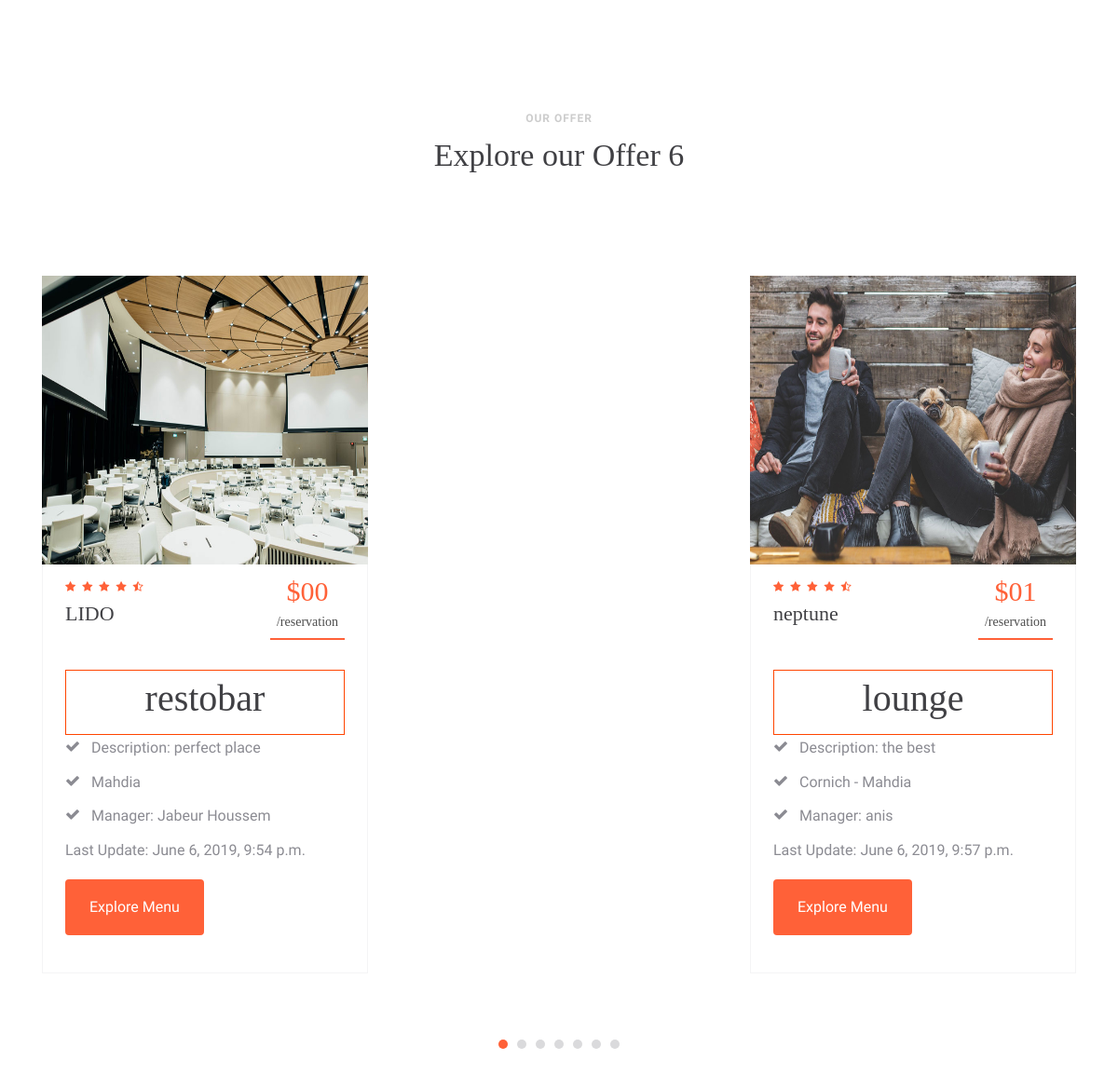
Page /searchresult on the committed database.
### client/models.py (models this page shows)
class Restaurant(models.Model):
    name                = models.CharField(max_length=100, blank=False)
    type                = models.CharField(max_length=100, blank=False)
    location            = models.CharField(max_length=150, blank=False)
    description         = models.CharField(max_length=1000, blank=True)
    manager_name        = models.CharField(max_length=100, blank=True)
    timestamp           = models.DateTimeField(auto_now_add=True)
    updated             = models.DateTimeField(auto_now=True)
    reservation_price   = models.CharField(max_length=50, blank=True)
    img_restaurant      = models.ImageField(upload_to='uploadRestaurant/')
    def __str__(self):
        return self.name + ' - ' + self.type + ' - ' + self.manager_name + ' - ' + self.location + ' - ' + self.description

### client/views.py (the view)
# urls.py: url(r'^searchresult$', views.searchresult, name='searchresult'),
def searchresult(request):
    formsearch = searchForm(request.POST)
    if formsearch.is_valid():
        name        = formsearch.cleaned_data['name']
        print('name is')
        print(name)
        location    = formsearch.cleaned_data['location']
        y = Restaurant.objects.filter(
            Q(location__icontains= location),
            Q(name__icontains= name))
        a=y.count()
        print(y)
    return render(request, 'searchresult.html', {'a':a,'y':y , 'formsearch':formsearch})

### client/templates/searchresult.html (shortened to what this page needs)
{% load staticfiles %}
<!DOCTYPE html>
<html lang="en">
    <head>
        <link rel="stylesheet" type="text/css" href="{%static 'open-iconic-bootstrap.min.css'%}">
        <link rel="stylesheet" type="text/css" href="{%static 'animate.css'%}">
        <link rel="stylesheet" type="text/css" href="{%static 'owl.carousel.min.css'%}">
        <link rel="stylesheet" type="text/css" href="{%static 'owl.theme.default.min.css'%}">
        <link rel="stylesheet" type="text/css" href="{%static 'magnific-popup.css'%}">
        <link rel="stylesheet" type="text/css" href="{%static 'aos.css'%}">
        <link rel="stylesheet" type="text/css" href="{%static 'ionicons.min.css'%}">
        <link rel="stylesheet" type="text/css" href="{%static 'bootstrap-datepicker.css'%}">
        <link rel="stylesheet" type="text/css" href="{%static 'jquery.timepicker.css'%}">
        <link rel="stylesheet" type="text/css" href="{%static 'flaticon.css'%}">
        <link rel="stylesheet" type="text/css" href="{%static 'icomoon.css'%}">
        <link rel="stylesheet" type="text/css" href="{%static 'style.css'%}">
    </head>
    <body>
        <section class="ftco-section room-section">
            <div class="container">
                <div class="row justify-content-center mb-5 pb-5">
                    <div class="col-md-7 text-center heading-section ftco-animate">
                        <span class="subheading">Our Offer</span>
                        <h2>Explore our Offer {{a}}</h2>
                    </div>
                </div>
                <div class="row">
                    <div class="col-md-12 ftco-animate">
                        <div class="carousel-room owl-carousel">
                            {% for i in y %}
                                <div class="item">
                                    <div class="room-wrap">
                                        <a class="room-img"><img width="275" height="310" src="{{i.img_restaurant.url}}" alt=""></a>
                                        <div class="text p-4">
                                            <div class="d-flex mb-1">
                                                <div class="one-third">
                                                    <p class="star-rate">
                                                        <span class="icon-star"></span>
                                                        <span class="icon-star"></span>
                                                        <span class="icon-star"></span>
                                                        <span class="icon-star"></span>
                                                        <span class="icon-star-half-full"></span>
                                                    </p>
                                                    <h3><a href="#">{{i.name}}</a></h3>
                                                </div>
                                                <div class="one-forth text-center">
                                                    <p class="price">${{i.reservation_price}}<br><span>/reservation</span></p>
                                                </div>
                                            </div>
                                            <p class="features">
                                                <span class="d-block mb-2"><div align="center" style="border:1px solid orangered"> <h1>{{i.type}}</h1></div></span>
                                                <span class="d-block mb-2"><i class="icon-check mr-2"></i> Description: {{i.description}}</span>
                                                <span class="d-block mb-2"><i class="icon-check mr-2"></i> {{i.location}}</span>
                                                <span class="d-block mb-2"><i class="icon-check mr-2"></i> Manager: {{i.manager_name}}</span>
                                                <span class="d-block mb-2"> Last Update: {{i.updated}}</span>
                                            </p>
                                            <p><a href="{% url 'client:menu' %}?id={{i.name}}" class="btn btn-primary btn-outline px-4 py-3 popup-vimeo">Explore Menu</a></p>
                                        </div>
                                    </div>
                                </div>
                            {%endfor %}
                        </div>
                    </div>
                </div>
            </div>
        </section>
    </body>
</html>

### client/static/icomoon.css (style rules this page uses)
[class^="icon-"], [class*=" icon-"] { font-family: 'icomoon' !important; speak: none; font-style: normal; font-weight: normal; font-variant: normal; text-transform: none; line-height: 1; -webkit-font-smoothing: antialiased; -moz-osx-font-smoothing: grayscale; }
.icon-star:before { content: "\f005"; }
.icon-check:before { content: "\f00c"; }
.icon-star-half-full:before { content: "\f123"; }

### rows in the picture
Restaurant: img_restaurant (picture), name "neptune", reservation_price "01", type "lounge", description "the best", location "Cornich - Mahdia", manager_name "anis", updated "June 6, 2019, 9:57 p.m."
Restaurant: img_restaurant (picture), name "LIDO", reservation_price "00", type "restobar", description "perfect place", location "Mahdia", manager_name "Jabeur Houssem", updated "June 6, 2019, 9:54 p.m."

### other values in the picture
{{ a }} "6"
